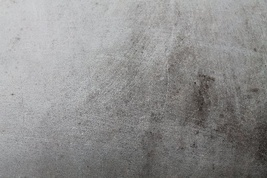
%> input picture concrete.jpg, 267 x 178 px, shrunk from 512 x 342 before the run
$ octave PlotConcrete.m   (GNU Octave 9; MATLAB toolbox functions it lacks are replaced by stand-ins)
%> lines starting %> are read from the running program, lines starting %| are printed output that depends on the picture
img = imread('concrete.jpg');
%> img is the input picture: size 178x267x3 uint8; mean R, G, B 143.6, 143, 142.5
img2 = imread('Recycling Background.jpg');
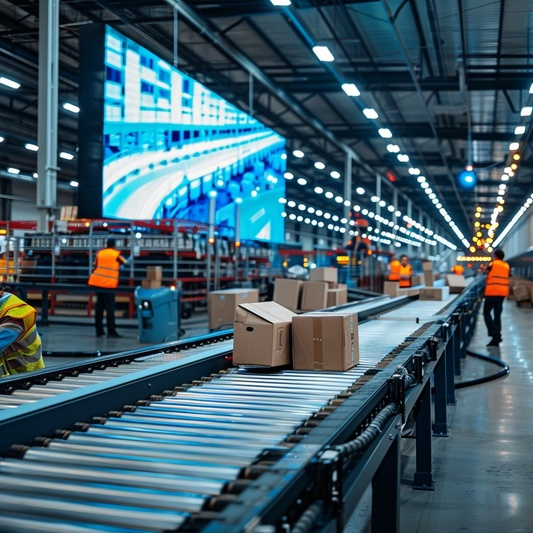
%> input picture Recycling Background.jpg, 533 x 533 px, shrunk from 1024 x 1024 before the run
%> img2 is the input picture: size 533x533x3 uint8; mean R, G, B 65.9, 95.2, 108.6
img3 = imread('BackgroundRecycle.jpg');
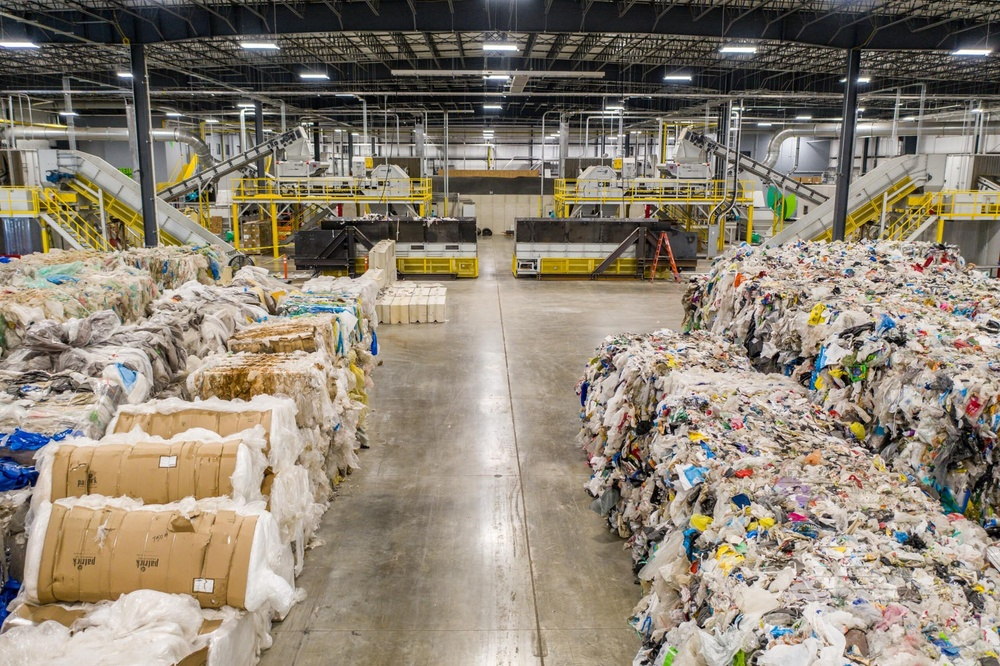
%> input picture BackgroundRecycle.jpg, 1000 x 666 px, shrunk from 1920 x 1279 before the run
%> img3 is the input picture: size 666x1000x3 uint8; mean R, G, B 141.3, 131.3, 116.4

img2 = rot90(img2, 3);  % 270 rotation
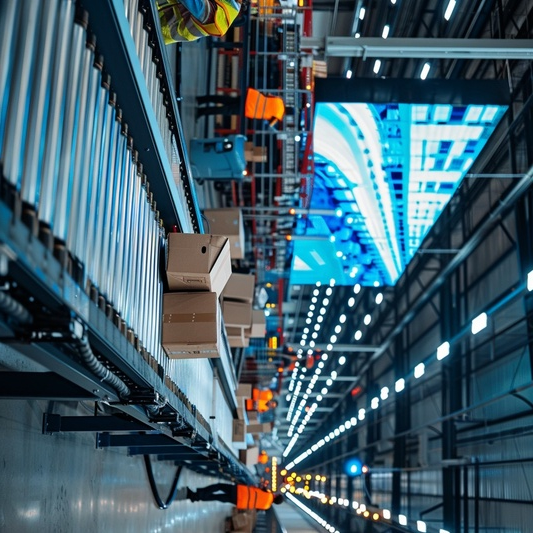
%> img2: size 533x533x3 uint8; mean R, G, B 65.9, 95.2, 108.6; mean of the top-left, top-right, bottom-left and bottom-right quarters 94.1, 100.3, 88.7, 76.6
img3 = rot90(img3, 2);  % 180 rotation
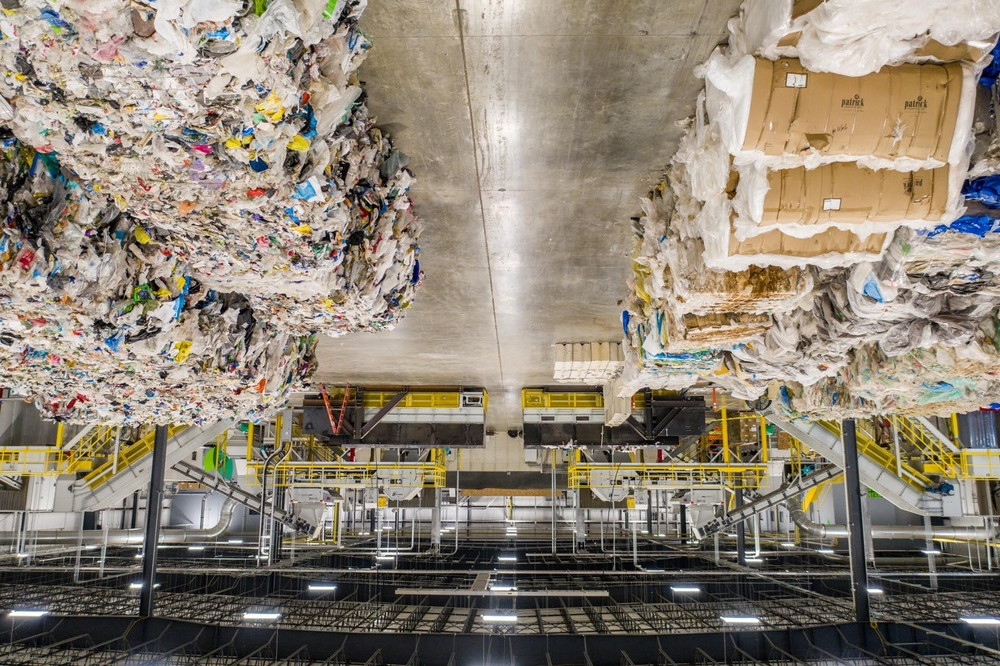
%> img3: size 666x1000x3 uint8; mean R, G, B 141.3, 131.3, 116.4; mean of the top-left, top-right, bottom-left and bottom-right quarters 150.4, 155.5, 107.2, 105.5

figure;
hold on;
axis equal;

% axis limit - if we need bigger room
xlim([0 10]);
ylim([0 10]);
zlim([0 10]);

% BASE (XY)
%> (the run ends here)
